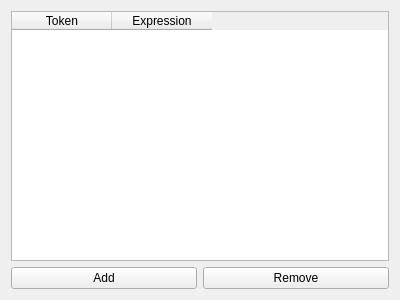
<?xml version="1.0" encoding="UTF-8"?>
<ui version="4.0">
 <class>ExpressionEvaluationConfigurationWindow</class>
 <widget class="QWidget" name="ExpressionEvaluationConfigurationWindow">
  <property name="geometry">
   <rect>
    <x>0</x>
    <y>0</y>
    <width>400</width>
    <height>300</height>
   </rect>
  </property>
  <property name="windowTitle">
   <string notr="true">Configure Expression Evaluation</string>
  </property>
  <layout class="QVBoxLayout" name="verticalLayout">
   <item>
    <widget class="QTableWidget" name="token_table_widget">
     <column>
      <property name="text">
       <string>Token</string>
      </property>
     </column>
     <column>
      <property name="text">
       <string>Expression</string>
      </property>
     </column>
    </widget>
   </item>
   <item>
    <layout class="QHBoxLayout" name="horizontalLayout">
     <item>
      <widget class="QPushButton" name="add_push_button">
       <property name="text">
        <string>Add</string>
       </property>
      </widget>
     </item>
     <item>
      <widget class="QPushButton" name="remove_push_button">
       <property name="text">
        <string>Remove</string>
       </property>
      </widget>
     </item>
    </layout>
   </item>
  </layout>
 </widget>
 <resources/>
 <connections/>
</ui>
